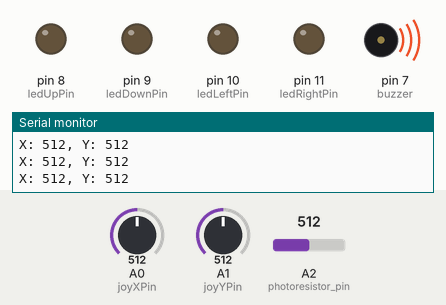
Recording of a sketch running on a simulated Arduino Uno, built with avr-gcc and run on an emulated ATmega328P. Parts: output pins drawn as LEDs (lit = HIGH), buzzer (waves = sounding), the last lines printed to the serial monitor. The inputs (shaded band) are chosen by the test bench; at power-on: A0 (joyXPin) = 512, A1 (joyYPin) = 512, A2 (photoresistor_pin) = 512.

Above: at 1.4 s.
1.5 s: A0 (joyXPin) set to 535
5.0 s: A0 (joyXPin) set to 567
At 5.8 s:
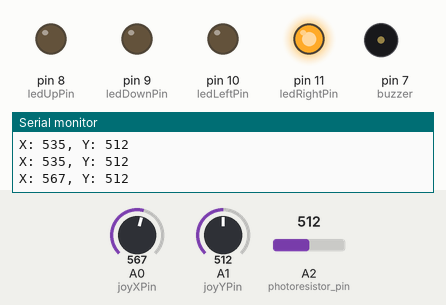
8.7 s: A1 (joyYPin) set to 533
12.2 s: A1 (joyYPin) set to 565
At 14.9 s:
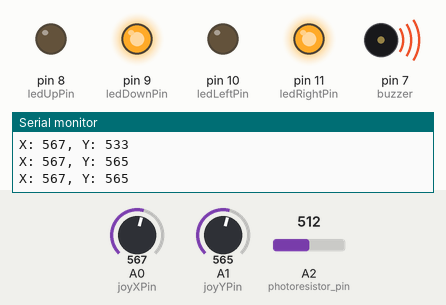
15.9 s: A0 (joyXPin) set to 540
At 19.2 s:
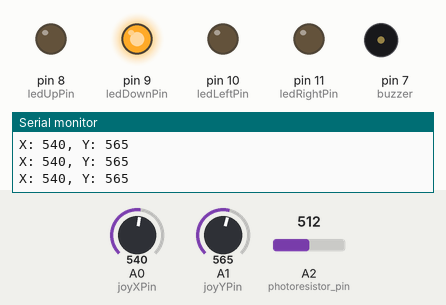
19.6 s: A1 (joyYPin) set to 440
At 21.0 s:
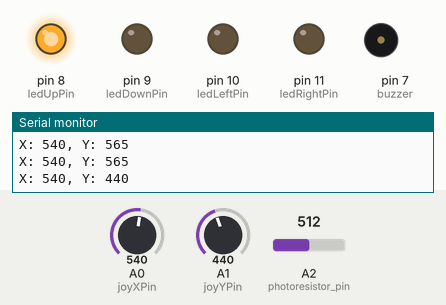
Timing chart, 0 to 24.3 s (numbered marks = the images above; inputs shaded):
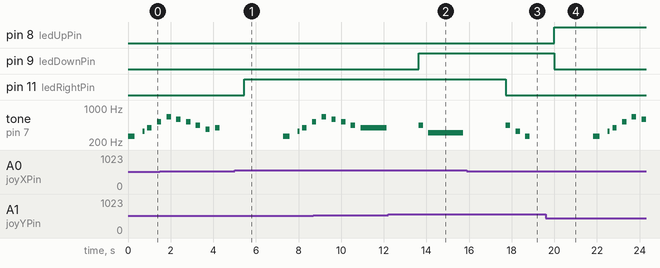

The sketch:

mhakim4Lab4.ino
```cpp
/*
   1- Author: Muhammad Hakim - UIN: 667621373
   2- Lab: Lab 4 - Multiple Inputs and Outputs
   3- Description:
      The code is a solution that requires the implementation of two independent systems that function concurrently.
      The first system uses a joystick to control 4 LEDs in a diamond formation, where each LED corresponds to a direction of the joystick.
      The second system uses a photoresistor to control the speed of the output of a piezo speaker, which plays a melody from a given link.
      As the light intensity changes on the photoresistor, the speed of the melody changes.
   4-Lab Questions:
      What does the map() function do?
        The map() function is used  to map the input from the photoresistor to the output speed of the melody.
      How did you change the speed of the melody in your code?
        The speed of the melody can be changed by using the input from the photoresistor to alter the noteDuration variable using the map() function.
        The map() function is used to convert the input range from the photoresistor to the desired output range for the noteDuration variable.
        This way, when the light intensity on the photoresistor changes, the noteDuration variable changes accordingly, resulting in a change in the speed of the melody.
      What was the hardest part of the lab to implement?
        Figuring out what Piezo Speaker looks like.
   5- References:
      https://lastminuteengineers.com/joystick-interfacing-arduino-processing/
      https://www.arduino.cc/reference/en/language/functions/math/map/
      https://www.circuitbasics.com/how-to-use-photoresistors-to-detect-light-on-an-arduino/
      https://github.com/robsoncouto/arduino-songs
   6- Demo:Demonstration uploaded to VoiceThread
*/

#define NOTE_B0  31
#define NOTE_C1  33
#define NOTE_CS1 35
#define NOTE_D1  37
#define NOTE_DS1 39
#define NOTE_E1  41
#define NOTE_F1  44
#define NOTE_FS1 46
#define NOTE_G1  49
#define NOTE_GS1 52
#define NOTE_A1  55
#define NOTE_AS1 58
#define NOTE_B1  62
#define NOTE_C2  65
#define NOTE_CS2 69
#define NOTE_D2  73
#define NOTE_DS2 78
#define NOTE_E2  82
#define NOTE_F2  87
#define NOTE_FS2 93
#define NOTE_G2  98
#define NOTE_GS2 104
#define NOTE_A2  110
#define NOTE_AS2 117
#define NOTE_B2  123
#define NOTE_C3  131
#define NOTE_CS3 139
#define NOTE_D3  147
#define NOTE_DS3 156
#define NOTE_E3  165
#define NOTE_F3  175
#define NOTE_FS3 185
#define NOTE_G3  196
#define NOTE_GS3 208
#define NOTE_A3  220
#define NOTE_AS3 233
#define NOTE_B3  247
#define NOTE_C4  262
#define NOTE_CS4 277
#define NOTE_D4  294
#define NOTE_DS4 311
#define NOTE_E4  330
#define NOTE_F4  349
#define NOTE_FS4 370
#define NOTE_G4  392
#define NOTE_GS4 415
#define NOTE_A4  440
#define NOTE_AS4 466
#define NOTE_B4  494
#define NOTE_C5  523
#define NOTE_CS5 554
#define NOTE_D5  587
#define NOTE_DS5 622
#define NOTE_E5  659
#define NOTE_F5  698
#define NOTE_FS5 740
#define NOTE_G5  784
#define NOTE_GS5 831
#define NOTE_A5  880
#define NOTE_AS5 932
#define NOTE_B5  988
#define NOTE_C6  1047
#define NOTE_CS6 1109
#define NOTE_D6  1175
#define NOTE_DS6 1245
#define NOTE_E6  1319
#define NOTE_F6  1397
#define NOTE_FS6 1480
#define NOTE_G6  1568
#define NOTE_GS6 1661
#define NOTE_A6  1760
#define NOTE_AS6 1865
#define NOTE_B6  1976
#define NOTE_C7  2093
#define NOTE_CS7 2217
#define NOTE_D7  2349
#define NOTE_DS7 2489
#define NOTE_E7  2637
#define NOTE_F7  2794
#define NOTE_FS7 2960
#define NOTE_G7  3136
#define NOTE_GS7 3322
#define NOTE_A7  3520
#define NOTE_AS7 3729
#define NOTE_B7  3951
#define NOTE_C8  4186
#define NOTE_CS8 4435
#define NOTE_D8  4699
#define NOTE_DS8 4978
#define REST      0

// Define the pins for the joystick and LEDs
int joyXPin = A0;
int joyYPin = A1;
int ledUpPin = 8;
int ledDownPin = 9;
int ledLeftPin = 10;
int ledRightPin = 11;
// Define variables to store the joystick values
int joyXVal = 0;
int joyYVal = 0;
// change this to whichever pin you want to use
int buzzer = 7;
const int photoresistor_pin = A2;


// change this to make the song slower or faster
int tempo = 132;

// notes of the moledy followed by the duration.
// a 4 means a quarter note, 8 an eighteenth , 16 sixteenth, so on
// !!negative numbers are used to represent dotted notes,
// so -4 means a dotted quarter note, that is, a quarter plus an eighteenth!!
int melody[] = {

  // Baby Elephant Walk
  // Score available at https://musescore.com/user/7965776/scores/1862611


  NOTE_C4,-8, NOTE_E4,16, NOTE_G4,8, NOTE_C5,8, NOTE_E5,8, NOTE_D5,8, NOTE_C5,8, NOTE_A4,8,
  NOTE_FS4,8, NOTE_G4,8, REST,4, REST,2,
  NOTE_C4,-8, NOTE_E4,16, NOTE_G4,8, NOTE_C5,8, NOTE_E5,8, NOTE_D5,8, NOTE_C5,8, NOTE_A4,8,
  NOTE_G4,-2, NOTE_A4,8, NOTE_DS4,1,

  NOTE_A4,8,
  NOTE_E4,8, NOTE_C4,8, REST,4, REST,2,
  NOTE_C4,-8, NOTE_E4,16, NOTE_G4,8, NOTE_C5,8, NOTE_E5,8, NOTE_D5,8, NOTE_C5,8, NOTE_A4,8,
  NOTE_FS4,8, NOTE_G4,8, REST,4, REST,4, REST,8, NOTE_G4,8,
  NOTE_D5,4, NOTE_D5,4, NOTE_B4,8, NOTE_G4,8, REST,8, NOTE_G4,8,

  NOTE_C5,4, NOTE_C5,4, NOTE_AS4,16, NOTE_C5,16, NOTE_AS4,16, NOTE_G4,16, NOTE_F4,8, NOTE_DS4,8,
  NOTE_FS4,4, NOTE_FS4,4, NOTE_F4,16, NOTE_G4,16, NOTE_F4,16, NOTE_DS4,16, NOTE_C4,8, NOTE_G4,8,
  NOTE_AS4,8, NOTE_C5,8, REST,4, REST,2,
};

// sizeof gives the number of bytes, each int value is composed of two bytes (16 bits)
// there are two values per note (pitch and duration), so for each note there are four bytes
int notes = sizeof(melody) / sizeof(melody[0]) / 2;

// this calculates the duration of a whole note in ms
int wholenote = (60000 * 4) / tempo;

int divider = 0, noteDuration = 0;
int threshold = 25;

void setup() {
  // Set the LED pins to output mode
  pinMode(ledUpPin, OUTPUT);
  pinMode(ledDownPin, OUTPUT);
  pinMode(ledLeftPin, OUTPUT);
  pinMode(ledRightPin, OUTPUT);

  // initialize the pins for the photoresistor and piezo speaker
  pinMode(photoresistor_pin, INPUT);
  pinMode(buzzer, OUTPUT);

  // Start the serial communication
  Serial.begin(9600);
}

void loop() {

  // iterate over the notes of the melody.
  // Remember, the array is twice the number of notes (notes + durations)
  for (int thisNote = 0; thisNote < notes * 2; thisNote = thisNote + 2) {
    // read the value of the photoresistor:
    int photoresistorValue = analogRead(photoresistor_pin);
    int light = map(photoresistorValue, 0, 1023, 1, 10);
    // calculates the duration of each note
    divider = melody[thisNote + 1];
    if (divider > 0) {
      // regular note, just proceed
      noteDuration = (wholenote) / divider;
    } else if (divider < 0) {
      // dotted notes are represented with negative durations!!
      noteDuration = (wholenote) / abs(divider);
      noteDuration *= 1.5; // increases the duration in half for dotted notes
    }

    // we only play the note for 90% of the duration, leaving 10% as a pause
    tone(buzzer, melody[thisNote], noteDuration * 0.9);

    // Wait for the specief duration before playing the next note.
    delay(noteDuration/(0.1*light));

    // stop the waveform generation before the next note.
    noTone(buzzer);

  // Read the joystick values
  joyXVal = analogRead(joyXPin);
  joyYVal = analogRead(joyYPin);

  // Map the joystick values to LED states
  if (joyXVal < 450) {
    digitalWrite(ledLeftPin, HIGH);
    digitalWrite(ledRightPin, LOW);
  } else if (joyXVal > 550) {
    digitalWrite(ledLeftPin, LOW);
    digitalWrite(ledRightPin, HIGH);
  } else {
    digitalWrite(ledLeftPin, LOW);
    digitalWrite(ledRightPin, LOW);
  }

  if (joyYVal < 450) {
    digitalWrite(ledUpPin, HIGH);
    digitalWrite(ledDownPin, LOW);
  } else if (joyYVal > 550) {
    digitalWrite(ledUpPin, LOW);
    digitalWrite(ledDownPin, HIGH);
  } else {
    digitalWrite(ledUpPin, LOW);
    digitalWrite(ledDownPin, LOW);
  }

  // Print the joystick values to the Serial Monitor
  Serial.print("X: ");
  Serial.print(joyXVal);
  Serial.print(", Y: ");
  Serial.println(joyYVal);

  }
}
```

Measured:
- the behaviour switches between 550 and 551 on A0 (joyXPin) (found by bisection; images 0 and 1)
- the behaviour switches between 550 and 551 on A1 (joyYPin) (found by bisection; images 1 and 2)
- after the input at 5.0 s, pin 11 (ledRightPin): LOW → HIGH after 0.46 s
- after the input at 12.2 s, pin 9 (ledDownPin): LOW → HIGH after 1.4 s
- after the input at 15.9 s, pin 11 (ledRightPin): HIGH → LOW after 1.8 s
- after the input at 19.6 s, pin 8 (ledUpPin): LOW → HIGH after 0.40 s; pin 9 (ledDownPin): HIGH → LOW after 0.40 s
- by itself, tone on pin 7 (buzzer): plays 262 Hz for 0.31 s, 330 Hz for 0.10 s, 392 Hz for 0.20 s, 523 Hz for 0.20 s, 659 Hz for 0.20 s, 587 Hz for 0.20 s
